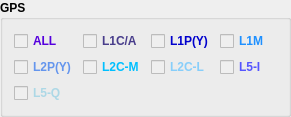
             <widget class="QGroupBox" name="groupBox_GPS">
              <property name="minimumSize">
               <size>
                <width>291</width>
                <height>0</height>
               </size>
              </property>
              <property name="maximumSize">
               <size>
                <width>291</width>
                <height>16777215</height>
               </size>
              </property>
              <property name="font">
               <font>
                <family>Arial</family>
                <weight>75</weight>
                <bold>true</bold>
               </font>
              </property>
              <property name="title">
               <string>GPS</string>
              </property>
              <property name="checked">
               <bool>false</bool>
              </property>
              <layout class="QGridLayout" name="gridLayout_4">
               <item row="0" column="0">
                <widget class="QCheckBox" name="checkBox_GPALL">
                 <property name="enabled">
                  <bool>false</bool>
                 </property>
                 <property name="minimumSize">
                  <size>
                   <width>61</width>
                   <height>16</height>
                  </size>
                 </property>
                 <property name="font">
                  <font>
                   <family>Arial</family>
                   <weight>75</weight>
                   <bold>true</bold>
                  </font>
                 </property>
                 <property name="styleSheet">
                  <string notr="true">color: rgb(85, 0, 221);</string>
                 </property>
                 <property name="text">
                  <string>ALL</string>
                 </property>
                 <property name="checked">
                  <bool>false</bool>
                 </property>
                </widget>
               </item>
               <item row="0" column="1">
                <widget class="QCheckBox" name="checkBox_GPSL1CA">
                 <property name="enabled">
                  <bool>false</bool>
                 </property>
                 <property name="font">
                  <font>
                   <family>Arial</family>
                   <weight>75</weight>
                   <bold>true</bold>
                  </font>
                 </property>
                 <property name="styleSheet">
                  <string notr="true">color: rgb(72, 61, 139);</string>
                 </property>
                 <property name="text">
                  <string>L1C/A</string>
                 </property>
                 <property name="checked">
                  <bool>false</bool>
                 </property>
                </widget>
               </item>
               <item row="0" column="2">
                <widget class="QCheckBox" name="checkBox_GPSL1PY">
                 <property name="enabled">
                  <bool>false</bool>
                 </property>
                 <property name="font">
                  <font>
                   <family>Arial</family>
                   <weight>75</weight>
                   <bold>true</bold>
                  </font>
                 </property>
                 <property name="styleSheet">
                  <string notr="true">color: rgb(0, 0, 205);</string>
                 </property>
                 <property name="text">
                  <string>L1P(Y)</string>
                 </property>
                 <property name="checked">
                  <bool>false</bool>
                 </property>
                </widget>
               </item>
               <item row="0" column="3">
                <widget class="QCheckBox" name="checkBox_GPSL1M">
                 <property name="enabled">
                  <bool>false</bool>
                 </property>
                 <property name="font">
                  <font>
                   <family>Arial</family>
                   <weight>75</weight>
                   <bold>true</bold>
                  </font>
                 </property>
                 <property name="styleSheet">
                  <string notr="true">color: rgb(30, 144, 255);</string>
                 </property>
                 <property name="text">
                  <string>L1M</string>
                 </property>
                </widget>
               </item>
               <item row="1" column="0">
                <widget class="QCheckBox" name="checkBox_GPSL2PY">
                 <property name="enabled">
                  <bool>false</bool>
                 </property>
                 <property name="font">
                  <font>
                   <family>Arial</family>
                   <weight>75</weight>
                   <bold>true</bold>
                  </font>
                 </property>
                 <property name="styleSheet">
                  <string notr="true">color: rgb(100, 149, 237);</string>
                 </property>
                 <property name="text">
                  <string>L2P(Y)</string>
                 </property>
                </widget>
               </item>
               <item row="1" column="1">
                <widget class="QCheckBox" name="checkBox_GPSL2CM">
                 <property name="enabled">
                  <bool>false</bool>
                 </property>
                 <property name="font">
                  <font>
                   <family>Arial</family>
                   <weight>75</weight>
                   <bold>true</bold>
                  </font>
                 </property>
                 <property name="styleSheet">
                  <string notr="true">color: rgb(0, 191, 255);</string>
                 </property>
                 <property name="text">
                  <string>L2C-M</string>
                 </property>
                </widget>
               </item>
               <item row="1" column="2">
                <widget class="QCheckBox" name="checkBox_GPSL2CL">
                 <property name="enabled">
                  <bool>false</bool>
                 </property>
                 <property name="font">
                  <font>
                   <family>Arial</family>
                   <weight>75</weight>
                   <bold>true</bold>
                  </font>
                 </property>
                 <property name="styleSheet">
                  <string notr="true">color: rgb(135, 206, 250);</string>
                 </property>
                 <property name="text">
                  <string>L2C-L</string>
                 </property>
                </widget>
               </item>
               <item row="1" column="3">
                <widget class="QCheckBox" name="checkBox_GPSL5I">
                 <property name="enabled">
                  <bool>false</bool>
                 </property>
                 <property name="font">
                  <font>
                   <family>Arial</family>
                   <weight>75</weight>
                   <bold>true</bold>
                  </font>
                 </property>
                 <property name="styleSheet">
                  <string notr="true">color: rgb(85, 85, 255);</string>
                 </property>
                 <property name="text">
                  <string>L5-I</string>
                 </property>
                </widget>
               </item>
               <item row="2" column="0" colspan="2">
                <widget class="QCheckBox" name="checkBox_GPSL5Q">
                 <property name="enabled">
                  <bool>false</bool>
                 </property>
                 <property name="font">
                  <font>
                   <family>Arial</family>
                   <weight>75</weight>
                   <bold>true</bold>
                  </font>
                 </property>
                 <property name="styleSheet">
                  <string notr="true">color: rgb(173, 216, 230);</string>
                 </property>
                 <property name="text">
                  <string>L5-Q</string>
                 </property>
                 <property name="checked">
                  <bool>false</bool>
                 </property>
                </widget>
               </item>
              </layout>
             </widget>
